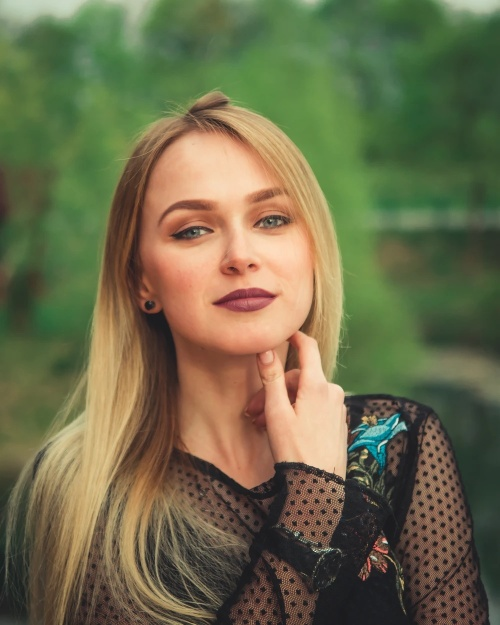
#> input picture Video 22 - Vigenette Effect /test.jpg, 500 x 625 px
$ python vigenette.py
#> lines starting #> are read from the running program, lines starting #| are printed output that depends on the picture
#Import go here
import cv2
import numpy as np

#Reading the image and getting properties
img = cv2.imread('test.jpg')
#> img is the input picture: shape (625, 500, 3); mean B, G, R 75.3, 107.6, 109.6
rows, cols = img.shape[:2]
#> rows = 625; cols = 500

# generating vignette mask using Gaussian kernels
kernel_x = cv2.getGaussianKernel(cols,200)
kernel_y = cv2.getGaussianKernel(rows,200)
#rowsXcols
kernel = kernel_y * kernel_x.T

#Normalizing the kernel
kernel = kernel/np.linalg.norm(kernel)

#Genrating a mask to image
mask = 255 * kernel
output = np.copy(img)

# applying the mask to each channel in the input image
for i in range(3):
	output[:,:,i] = output[:,:,i] * mask
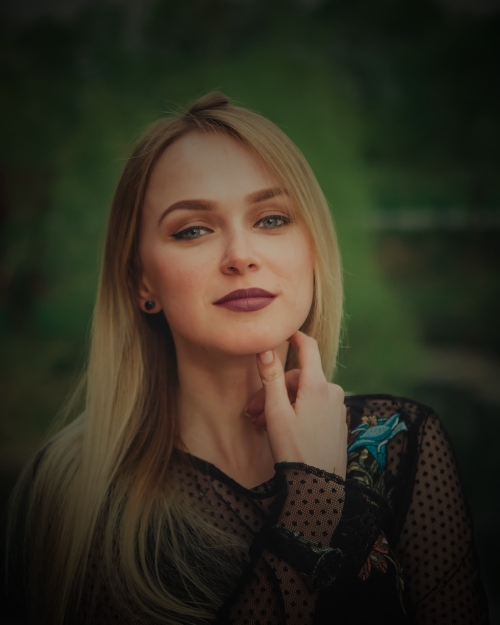
#> output: shape (625, 500, 3); mean B, G, R 33.5, 47.8, 51.8
cv2.imshow('Original', img)
cv2.imshow('Vignette', output)
cv2.waitKey(0)
